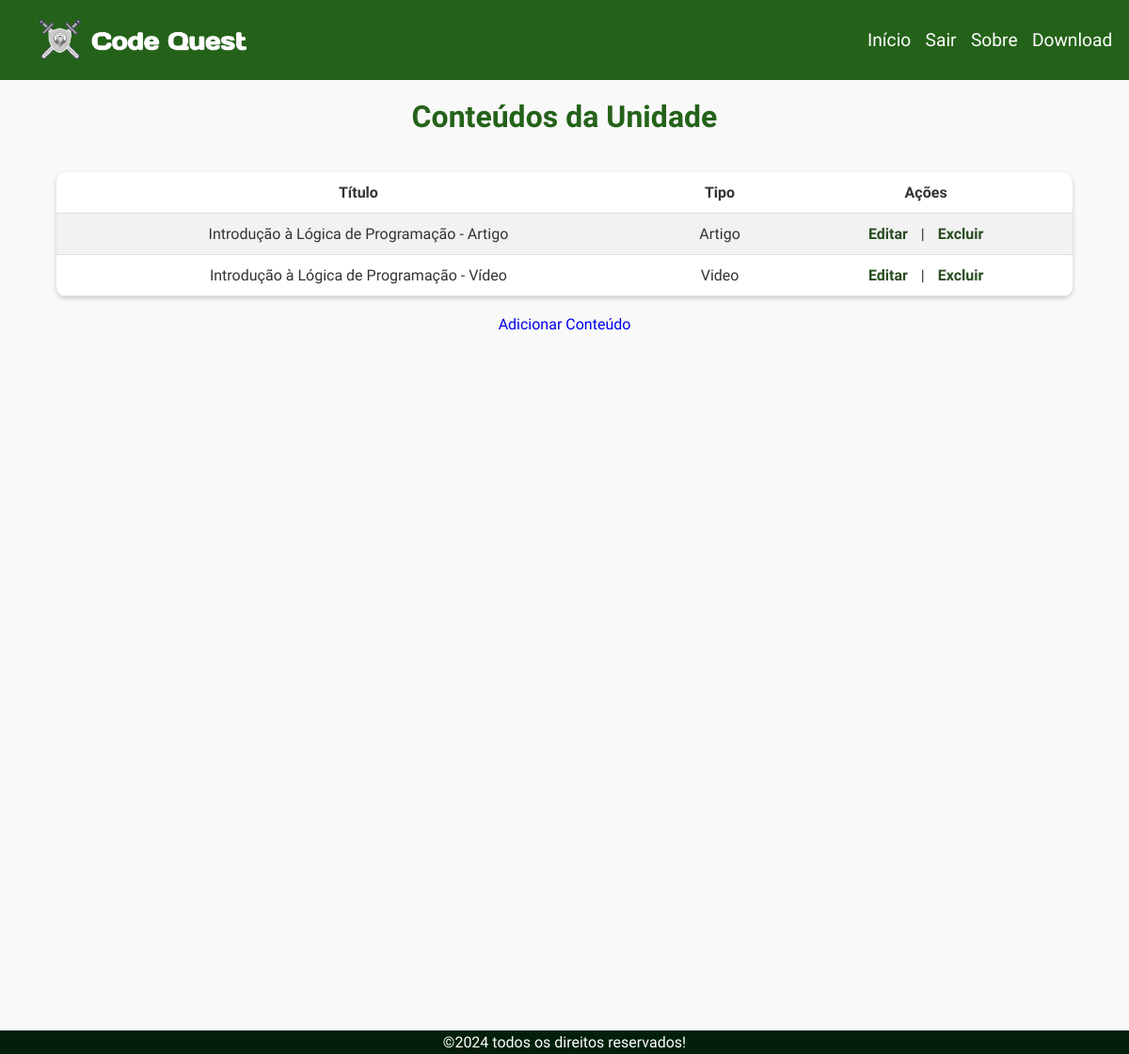
Screenshot of /gerenciar_conteudos.php?id=4 (signed in) with the database file from the repository.
### tables this page shows
CREATE TABLE Conteudo (
    id INT AUTO_INCREMENT PRIMARY KEY,
    tipo ENUM('video', 'artigo') NOT NULL,
    titulo VARCHAR(255) NOT NULL,
    descricao TEXT NOT NULL,
    fk_Unidade_id INT,
    FOREIGN KEY (fk_Unidade_id) REFERENCES Unidade(id) ON DELETE CASCADE
);

### gerenciar_conteudos.php (the view, shortened to what this page needs)
<?php
include 'cabecalho_footer.php';
require_once 'db.php';
if (isset($_GET['id'])) {
    $unidade_id = (int)$_GET['id'];
    $sql = "SELECT * FROM Conteudo WHERE fk_Unidade_id = $unidade_id";
    $result = $conn->query($sql);
    if ($result->num_rows > 0) {
        echo "<h1>Conteúdos da Unidade</h1>";
        echo "<table>";
        echo "<tr><th>Título</th><th>Tipo</th><th>Ações</th></tr>";
        while ($conteudo = $result->fetch_assoc()) {
            echo "<tr>";
            echo "<td>" . htmlspecialchars($conteudo['titulo']) . "</td>";
            echo "<td>" . ucfirst($conteudo['tipo']) . "</td>";
            echo "<td>
                    <a href='editar_conteudo.php?id=" . $conteudo['id'] . "'>Editar</a> |
                    <a href='excluir_conteudo.php?id=" . $conteudo['id'] . "' onclick='return confirm(\"Tem certeza que deseja excluir este conteúdo?\")'>Excluir</a>
                  </td>";
            echo "</tr>";
        }
        echo "</table>";
    } else {
        echo "Nenhum conteúdo encontrado.";
    }
    echo "<a href='adicionar_conteudo.php?id=$unidade_id'>Adicionar Conteúdo</a>";
} else {
    echo "ID da unidade não fornecido.";
}
?>

### css/gerenciar_conteudos.css (style rules this page uses)
body { background-color: #f9f9f9; color: #333; margin: 0; padding: 0; text-align: center; }
h1 { color: #246219; margin: 20px 0; font-size: 2em; }
table { width: 90%; margin: 20px auto; border-collapse: collapse; background-color: #fff; box-shadow: 0 2px 5px rgba(0, 0, 0, 0.2); border-radius: 10px; overflow: hidden; }
th, td { padding: 12px; text-align: center; border-bottom: 1px solid #ddd; }
tr:nth-child(even) { background-color: #f2f2f2; }
td a { text-decoration: none; color: #2a4d23; font-weight: bold; margin: 0 10px; transition: color 0.3s; }
td:last-child { white-space: nowrap; }

### css/comum.css (style rules this page uses)
* { margin: 0; padding: 0; box-sizing: border-box; font-family: "Days One", sans-serif; }
a { text-decoration: none; }
body { height: 100vh; display: flex; flex-direction: column; margin-bottom: 40vh; }

### rows the page displays
conteudo: titulo "Introdução à Lógica de Programação - Artigo", tipo "Artigo"
conteudo: titulo "Introdução à Lógica de Programação - Vídeo", tipo "Video"
